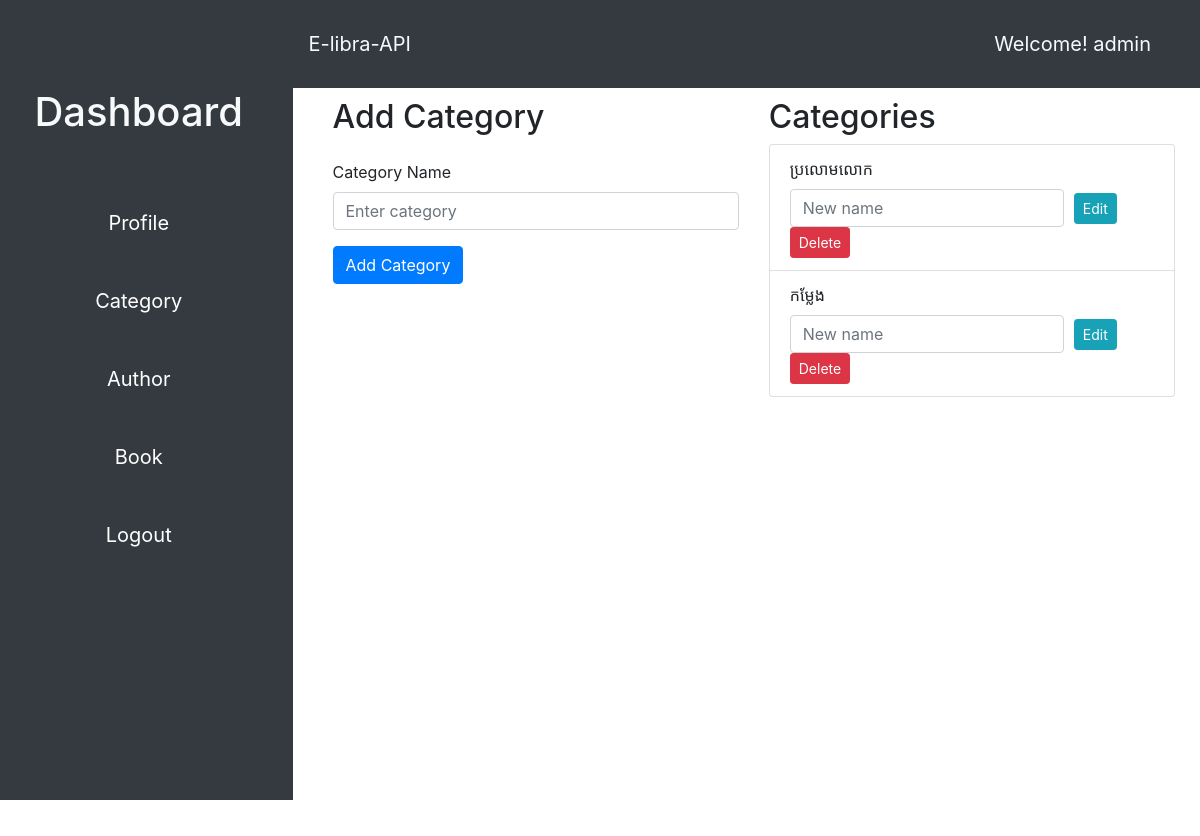
Screenshot of /category (signed in) with the database file from the repository.
### app/models/__init__.py (models this page shows)
class User(db.Model, UserMixin):
    id = db.Column(db.Integer, primary_key=True)
    username = db.Column(db.String(50), unique=True, nullable=False)
    email = db.Column(db.String(120), nullable=False)
    password_hash = db.Column(db.String, nullable=False)
    gender = db.Column(db.String(10))
    role = db.Column(db.String)
    profile = db.relationship('Profile', back_populates='user')
    user_payments = db.relationship('Payment', back_populates='user')

class Category(db.Model):
    id = db.Column(db.Integer, primary_key=True)
    name = db.Column(db.String(100), nullable=False, unique=True)
    books = db.relationship('Book', back_populates='category')

### app/views/main.py (the view, shortened to what this page needs)
@main.route('/category', methods=['GET', 'POST'])
@login_required
def category():
    username = current_user.username
    form = CategoryForm()
    categories = Category.query.all()
    return render_template('category.html', form=form, username=username, categories=categories)

### app/views/auth/form.py
class CategoryForm(FlaskForm):
    name = StringField('Category Name', validators=[DataRequired()], render_kw={'placeholder': 'Enter category'})
    submit = SubmitField('Submit')

### app/views/auth/auth.py (called while the page is built)
@login_manager.user_loader
def load_user(username):
    return User.query.get(username)

### app/templates/category.html (shortened to what this page needs)
{% extends 'base.html' %}
{% block content %}
<div class="container">
    <div class="row">
        <div class="col-md-6">
            <h2>Add Category</h2>
            <form method="post" action="{{ url_for('main.category') }}" class="mt-4">
                <div class="form-group">
                    {{ form.name.label(class="form-label") }}
                    {{ form.name(class="form-control", placeholder="Enter category") }}
                </div>
                <button type="submit" class="btn btn-primary">Add Category</button>
            </form>
        </div>
        <div class="col-md-6">
            <h2>Categories</h2>
            <ul class="list-group">
                {% for category in categories %}
                    <li class="list-group-item">
                        {{ category.name }}
                        <form method="post" action="{{ url_for('main.category') }}">
                            <div class="form-row align-items-center mt-2">
                                <div class="col-auto">
                                    <input type="text" name="new_name" class="form-control" placeholder="New name" />
                                </div>
                                <div class="col-auto">
                                    <button type="submit" name="edit_category" class="btn btn-sm btn-info">Edit</button>
                                </div>
                                <div class="col-auto">
                                    <button type="submit" name="delete_category" class="btn btn-sm btn-danger">Delete</button>
                                </div>
                            </div>
                        </form>
                    </li>
                {% endfor %}
            </ul>
        </div>
    </div>
</div>
{% endblock %}

### app/templates/base.html (shortened to what this page needs)
<!DOCTYPE html>
<html lang="en">
  <head>
    <link href="https://stackpath.bootstrapcdn.com/bootstrap/4.3.1/css/bootstrap.min.css" rel="stylesheet" />
    <link rel="stylesheet" href="{{ url_for('static', filename='style.css') }}" />
  </head>
  <body>
    <div class="container-fluid">
      <div class="row">
        <aside class="col-md-3 col-lg-3 sidebar bg-dark">
          <div class="sidebar-sticky">
            <ul class="nav flex-column">
              {% if current_user.is_authenticated %}
              <h1 class="text-light my-5 text-center">Dashboard</h1>
              <li class="nav-item my-3 text-center">
                <a href="{{ url_for('main.profile') }}" class="nav-link">Profile</a>
              </li>
              <li class="nav-item my-3 text-center">
                <a href="{{ url_for('main.category') }}" class="nav-link">Category</a>
              </li>
              <li class="nav-item my-3 text-center">
                <a href="{{ url_for('main.author') }}" class="nav-link">Author</a>
              </li>
              <li class="nav-item my-3 text-center">
                <a href="{{ url_for('main.book') }}" class="nav-link">Book</a>
              </li>
              <li class="nav-item my-3 text-center">
                <a href="{{ url_for('auth.logout') }}" class="nav-link">Logout</a>
              </li>
              {% endif %}
            </ul>
          </div>
        </aside>
        <div class="w-auto col-lg-9 col-md-9">
          <section class="hero">
            <div class="hero-head">
              <nav class="navbar navbar-expand-lg d-flex navbar-light py-4 bg-dark justify-content-between">
                <a href="{{ url_for('main.index') }}" class="navbar-brand text-light text-center"
                  >E-libra-API</a
                >
                <span class="d-flex navbar-brand text-light text-center mr-5">Welcome! {{username}}</span>
              </nav>
            </div>
            <div class="hero-body">
              <div class="container has-text-centered">{% block content %}{% endblock %}</div>
            </div>
          </section>
        </div>
      </div>
    </div>
  </body>
</html>

### app/static/style.css (style rules this page uses)
.hero-body { padding: 10px; width: 100%; height: 90vh; background-color: #ffffff; }
.sidebar { width: 20%; }
.navbar { width: auto; margin-bottom: 5px; }
.nav-item { width: 100%; align-items: center; }
.row { height: 100vh; }
.sidebar-sticky { margin-top: 20px; font-size: 20px; }
.col-lg-9 { padding: 0; }
.container-fluid { height: 100vh; width: 100%; }
.hero { display: flex; flex-direction: column; justify-content: center; align-items: center; height: 100%; width: auto; }
.hero-head { width: 100%; }
.hero-body { flex-grow: 1; }

### app/templates/base.html (style rules this page uses)
html, body { height: 100%; }
.container-fluid { height: 100%; padding-right: 0; padding-left: 0; }
.sidebar { height: 100%; background-color: #343a40; padding: 20px; }
.sidebar-sticky { position: sticky; top: 0; padding-bottom: 20px; }
.nav-link { color: #fff; }
.navbar { margin-bottom: 0; }

### rows the page displays
User: username "admin"
Category: name "ប្រលោមលោក"
Category: name "កម្លែង"
